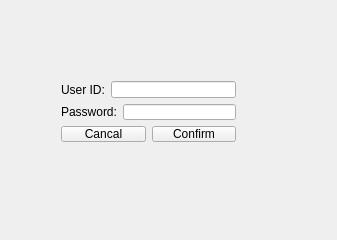
<?xml version="1.0" encoding="UTF-8"?>
<ui version="4.0">
 <class>Widget</class>
 <widget class="QWidget" name="Widget">
  <property name="geometry">
   <rect>
    <x>0</x>
    <y>0</y>
    <width>337</width>
    <height>240</height>
   </rect>
  </property>
  <property name="windowTitle">
   <string>Widget</string>
  </property>
  <widget class="QWidget" name="">
   <property name="geometry">
    <rect>
     <x>50</x>
     <y>70</y>
     <width>197</width>
     <height>83</height>
    </rect>
   </property>
   <layout class="QVBoxLayout" name="verticalLayout">
    <item>
     <layout class="QHBoxLayout" name="horizontalLayout">
      <item>
       <widget class="QLabel" name="label">
        <property name="text">
         <string>User ID:</string>
        </property>
       </widget>
      </item>
      <item>
       <widget class="QLineEdit" name="lineEdit"/>
      </item>
     </layout>
    </item>
    <item>
     <layout class="QHBoxLayout" name="horizontalLayout_2">
      <item>
       <widget class="QLabel" name="label_2">
        <property name="text">
         <string>Password:</string>
        </property>
       </widget>
      </item>
      <item>
       <widget class="QLineEdit" name="lineEdit_2">
        <property name="echoMode">
         <enum>QLineEdit::Password</enum>
        </property>
       </widget>
      </item>
     </layout>
    </item>
    <item>
     <layout class="QHBoxLayout" name="horizontalLayout_3">
      <item>
       <widget class="QPushButton" name="pushButton">
        <property name="text">
         <string>Cancal</string>
        </property>
       </widget>
      </item>
      <item>
       <widget class="QPushButton" name="pushButton_2">
        <property name="text">
         <string>Confirm</string>
        </property>
       </widget>
      </item>
     </layout>
    </item>
   </layout>
  </widget>
 </widget>
 <layoutdefault spacing="6" margin="11"/>
 <resources/>
 <connections/>
</ui>
